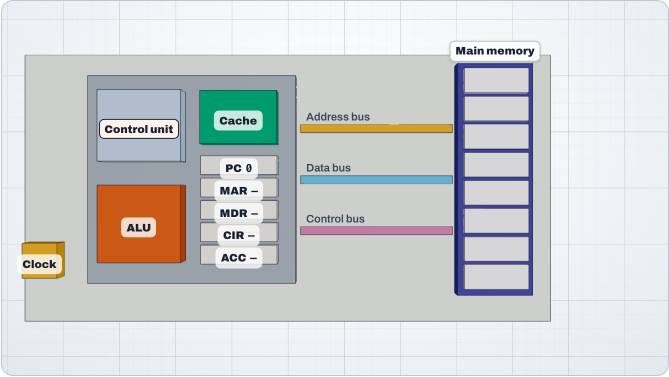
#> input picture assets/lesson/nodes/cpu-plan.png, 1338 x 754 px, found by its file name (shown at 1/2 size)
$ python spotlight-nodes-cpu.py
#> lines starting #> are read from the running program, lines starting #| are printed output that depends on the picture
"""One picture per CPU part from the Nodes Plan view (assets/lesson/nodes/cpu-plan.png): the part lit,
everything else dimmed, ringed in Nodes blue (U, #0072b2). Boxes are in the capture's pixels (2x)."""
from PIL import Image, ImageDraw, ImageEnhance
SRC = 'assets/lesson/nodes/cpu-plan.png'
PARTS = {
    'control-unit': (192, 177, 372, 324), 'alu': (192, 368, 372, 526), 'registers': (399, 309, 557, 532),
    'pc': (399, 309, 557, 353), 'cache': (398, 180, 557, 291), 'clock': (40, 482, 132, 558),
    'buses': (598, 218, 908, 474), 'memory': (905, 80, 1082, 594),
}
base = Image.open(SRC).convert('RGB')
#> base is the input picture: PIL image 1338x754 RGB; mean R, G, B 206.5, 208.3, 208.3
dim = ImageEnhance.Brightness(ImageEnhance.Color(base).enhance(0.25)).enhance(0.55)
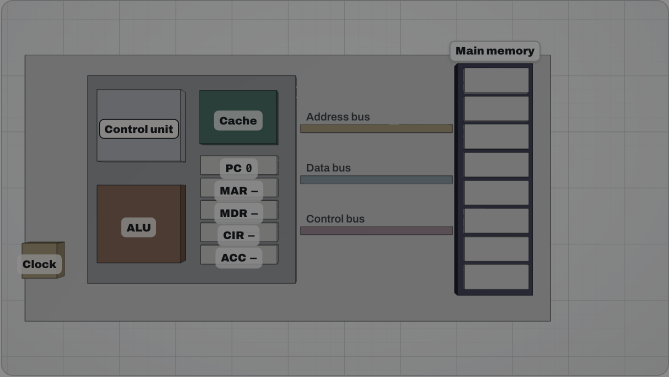
#> dim: PIL image 1338x754 RGB (shown at 1/2 size); mean R, G, B 113.4, 113.9, 113.8
for name, (x0, y0, x1, y1) in PARTS.items():
    out = dim.copy()
    out.paste(base.crop((x0, y0, x1, y1)), (x0, y0))
    d = ImageDraw.Draw(out)
    pad = 8
    d.rounded_rectangle((x0 - pad, y0 - pad, x1 + pad, y1 + pad), radius=10, outline=(0, 114, 178), width=6)
    out.save(f'assets/lesson/nodes/cpu-{name}.png')
#> this loop made 8 passes
#> pass 1, `out.save(f'assets/lesson/nodes/cpu-{name}.png')`:
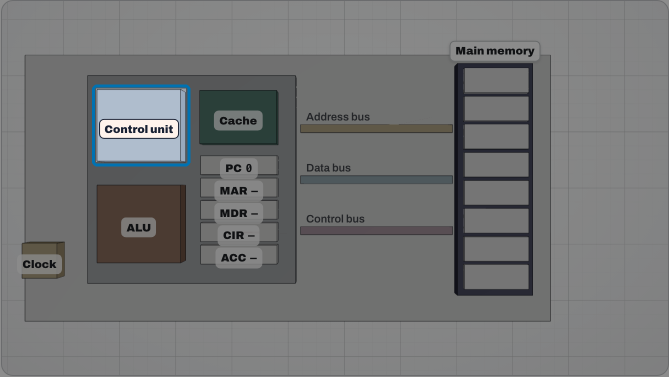
#> saved as cpu-control-unit.png: PIL image 1338x754 RGB (shown at 1/2 size); mean R, G, B 115, 116.2, 116.6
#> pass 2, `out.save(f'assets/lesson/nodes/cpu-{name}.png')`:
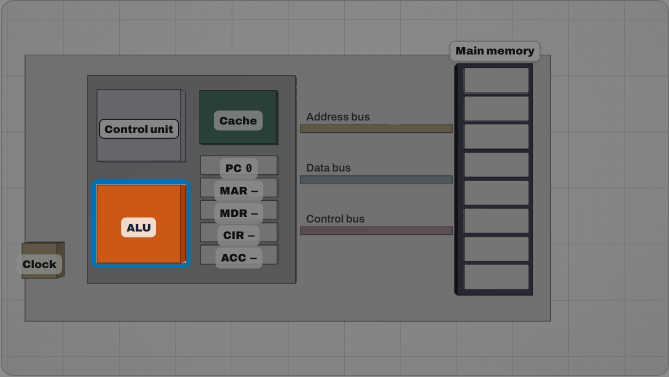
#> saved as cpu-alu.png: PIL image 1338x754 RGB (shown at 1/2 size); mean R, G, B 116.5, 115, 113.7
#> after the loop:
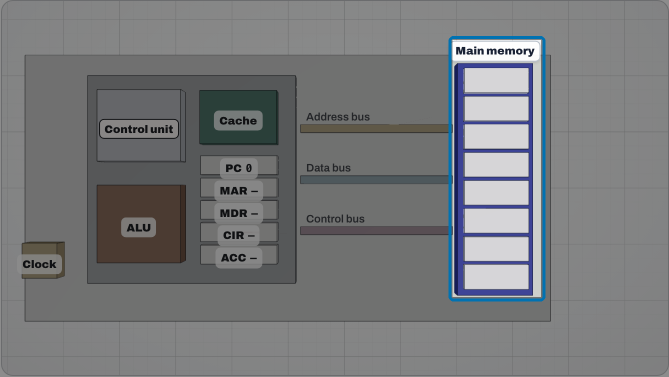
#> out: PIL image 1338x754 RGB (shown at 1/2 size); mean R, G, B 119.3, 120.9, 122.7
print('wrote', len(PARTS))
